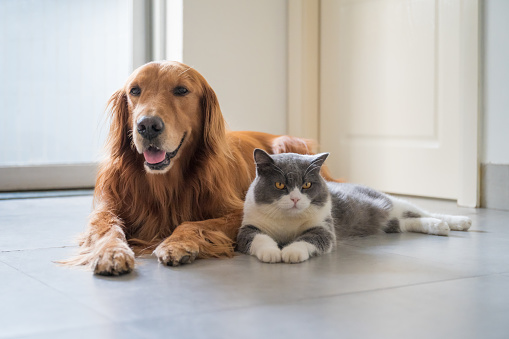
#> input picture Day9_filehandling_imageAnotation/cat_dog/6.jpeg, 509 x 339 px, found by its file name
$ jupyter execute --allow-errors drawrectangle.ipynb
#> lines starting #> are read from the running program, lines starting #| are printed output that depends on the picture; after the words box and inside, x2 and y2 are one past the last pixel; in counts of white or black regions, pixels touching at a corner belong together
[cell 1]
import cv2
file_path = r"D:\ML1BootCamp\Day9_filehandling_imageAnotation\new\6.txt"

try:
    with open(file_path, 'r') as file:
#> (reads Day9_filehandling_imageAnotation/new/6.txt from the repository)
        content = file.read()
        print("File content:")
        print(content)


        imgpath = r'D:\ML1BootCamp\Day9_filehandling_imageAnotation\cat_dog\6.jpeg'

        # Alternatively, you can read line by line
        file.seek(0)
        print("\nFile content line by line:")
        for line in file:
            l= line.split(' ')
            print(l)
            print(l[1])


        x1=float(l[1])
        y1=float(l[2])
        x2=float(l[3])
        y2=float(l[4])

        img =cv2.imread(imgpath)
#> img is the input picture: shape (339, 509, 3); mean B, G, R 171.9, 177.6, 184.4
        cv2.rectangle(img, (x1, y1), (x2, y2), (0, 255, 0), 2)
#> img: shape (339, 509, 3); under 0.01% of pixels changed, all inside (x1, y1, x2, y2) = (0, 0, 2, 2)
        cv2.imshow('img',img)
        cv2.waitKey(0)
        cv2.destroyAllWindows()

except FileNotFoundError:
    print(f"File not found: {file_path}")

except Exception as e:
    print(f"An error occurred: {e}")

[cell 2]
import os
import cv2

def draw_annotation(img, annotations):
    for annotation in annotations:
        parts = annotation.split()
        class_label = int(parts[0])
        x_center, y_center, width, height = map(float, parts[1:])

        img_height, img_width, _ = img.shape
        x1 = int((x_center - width / 2) * img_width)
        y1 = int((y_center - height / 2) * img_height)
        x2 = int((x_center + width / 2) * img_width)
        y2 = int((y_center + height / 2) * img_height)

        cv2.rectangle(img, (x1, y1), (x2, y2), color=(0, 255, 0), thickness=2)

    return img

def process_images(img_folder, annotation_folder, output_folder):
    os.makedirs(output_folder, exist_ok=True)
    image_files = [file for file in os.listdir(img_folder) if file.endswith('.jpeg')]

    for image_file in image_files:
        image_path = os.path.join(img_folder, image_file)
        annotation_path = os.path.join(annotation_folder, image_file.replace('.jpeg', '.txt'))
        output_path = os.path.join(output_folder, f"annotated_{image_file}")

        if os.path.exists(annotation_path):
            img = cv2.imread(image_path)
            with open(annotation_path, 'r') as file:
                annotations = file.readlines()

            annotated_image = draw_annotation(img, annotations)
            cv2.imwrite(output_path, annotated_image)

if __name__ == "__main__":
    img_folder = r'D:\ML1BootCamp\Day9_filehandling_imageAnotation\cat_dog'
    annotation_folder = r'D:\ML1BootCamp\Day9_filehandling_imageAnotation\new'
    output_folder = r'D:\ML1BootCamp\Day9_filehandling_imageAnotation\output'

    # function
    process_images(img_folder, annotation_folder, output_folder)

    print('Complete')

[cell 3]
def write(img,text,cordinates1,cordinates2):
        font = cv2.FONT_HERSHEY_SIMPLEX
        font_scale = 0.7
        font_thickness = 2
        font_color = (0, 0, 255)  # BGR color format (green in this case)

        # Define the position to place the text (bottom-left corner)
        text_position = (cordinates1,cordinates2)

        # Use cv2.putText() to add text to the image
        cv2.putText(img, text, text_position, font, font_scale, font_color, font_thickness)
        return img

def draw_annotation(anotations,img_path):
    img = cv2.imread(img_path)
    for anotation in anotations:
            parts = anotation.split()
            label,x_center, y_center, width, height = map(float,parts[:])

            img_height, img_width, _ = img.shape
            x1 = int((x_center - width / 2) * img_width)
            y1 = int((y_center - height / 2) * img_height)
            x2 = int((x_center + width / 2) * img_width)
            y2 = int((y_center + height / 2) * img_height)

            cv2.rectangle(img,(x1,y1),(x2,y2),color=(0,255,0),thickness=2)
            if int(label) == 0:
                text = 'Dog'
                write(img,text,x1,y1)
            if int(label) == 1:
                text = 'Cat'
                write(img,text,x2,y2)
    return img

[cell 4]
import cv2
import os

img_folder =r'D:\ML1BootCamp\Day9_filehandling_imageAnotation\cat_dog'
annotation_folder = r'D:\ML1BootCamp\Day9_filehandling_imageAnotation\new'
output_folder = r'D:\ML1BootCamp\Day9_filehandling_imageAnotation\output'
#> (the rest of this cell did not finish here and is left out)

[cell 5]
import cv2

imgpath = r'D:\ML1BootCamp\Day9_filehandling_imageAnotation\cat_dog\6.jpeg'  # Replace with the correct image file extension
img = cv2.imread(imgpath)

if img is not None:
    cv2.imshow('img', img)
    cv2.waitKey(0)
    cv2.destroyAllWindows()
else:
    print("Error: Unable to read the image.")

[cell 6]
import matplotlib.pyplot as plt
import cv2
path = r'D:\ML1BootCamp\Day9_filehandling_imageAnotation\new\6.txt'


imgpath = r'D:\ML1BootCamp\Day9_filehandling_imageAnotation\cat_dog\6.jpeg'  # Replace with the correct image file extension
img = cv2.imread(imgpath)

with open(path, 'r') as file:
    annotations = file.readlines()
    #print(annotations)

    for anotation in annotations:
        parts = anotation.split()
        label,x_center, y_center, width, height = map(float,parts[:])

        img_height, img_width, _ = img.shape
        x1 = int((x_center - width / 2) * img_width)
        y1 = int((y_center - height / 2) * img_height)
        x2 = int((x_center + width / 2) * img_width)
        y2 = int((y_center + height / 2) * img_height)

        cv2.rectangle(img,(x1,y1),(x2,y2),color=(0,255,0),thickness=2)
        if int(label) == 0:
            text = 'Dog'
            write(img,text,x1,y1)
        if int(label) == 1:
            text = 'Cat'
            write(img,text,x2,y2)
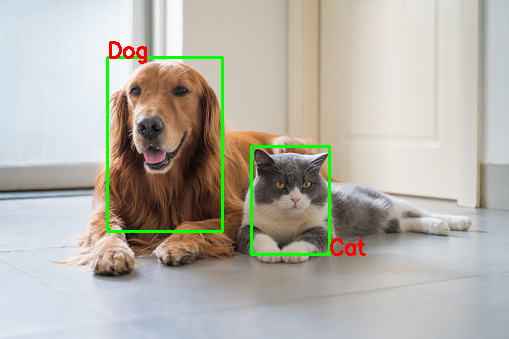
#> img: shape (339, 509, 3); 1.96% of pixels changed, all inside (x1, y1, x2, y2) = (106, 41, 366, 256)

    plt.imshow(img)
    plt.show()
